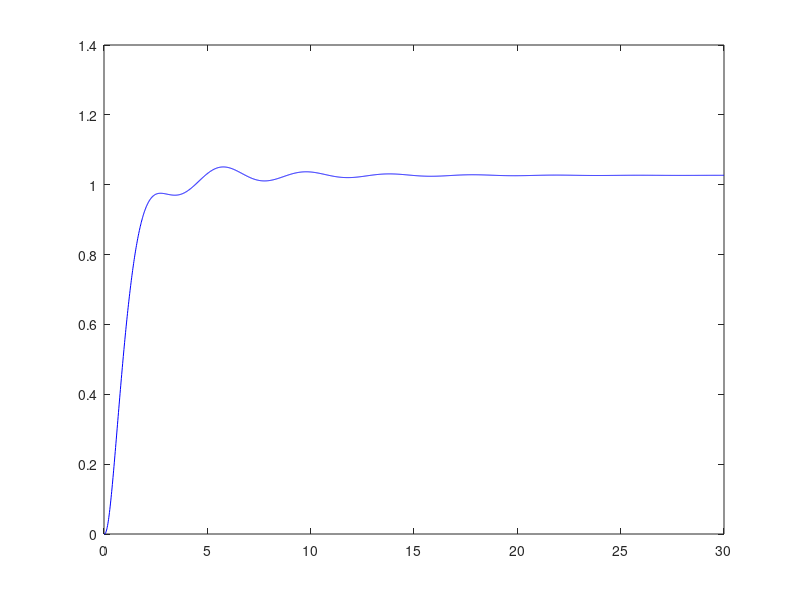

MATLAB code to generate this figure: (Note: this script raises an error after producing the figure.)
% Transfer function
Aileron_Rollang = tf([-4.748, -2.957, -11.16],[1, 4.2, 3.926, 8.6, -0.2042]);
servo = tf(20, [1, 20]);
K = -0.7; % negative value 0.84

% Dynamic compensator (Phase lead needed)
a = 16;
b = 15;
DynComp = tf([b,a*b],[a,a*b]);

% system and feedback
sys = K * servo * Aileron_Rollang;
sys_clean = (-0.05) * servo * Aileron_Rollang;
sys_open = K * servo * Aileron_Rollang;
sys_cl = feedback(sys, 1);
sys_cl_clean = feedback(sys_clean, 1);
% sys_cl_comp = feedback(sys_comp, 1);

% % Plot the root locus
% figure;
% rlocus(sys);
% % grid on;
% hold on;
% closed_loop_poles = rlocus(sys,-K);
% % Plot the closed-loop poles on the root locus
% plot(real(closed_loop_poles), imag(closed_loop_poles), 'r+', 'MarkerSize', 5, 'LineWidth', 0.5);
% title(sprintf('Root Locus for Roll Angle Autopilot with K = %.3f', K));

% figure;
% rlocus(sys_comp);
% % grid on;
% title('Root Locus with Open-Loop System (with compensator)');

% Step response
figure;
[step_y, step_t] = step(sys_cl); % Get step response data
plot(step_t, step_y, 'b-'); 
hold on;
yline(1, 'r--', 'Reference = 1'); % Dashed red line at y = 1
yline(1.1, 'k--'); 
yline(0.95, 'k--'); 
grid on;
xlabel('Time (s)');
ylabel('Amplitude');
title(sprintf('Closed-Loop Step Response with K = %.3f', K));
hold off;


figure;
[impulse_y_cl, impulse_t_cl] = impulse(sys_cl); % Get step response data
plot(impulse_t_cl, impulse_y_cl, 'b-'); 
hold on;
[impulse_y, impulse_t] = impulse(sys); % Get step response data
plot(impulse_t, impulse_y, 'k-'); 
hold on;
hold on;
yline(0, 'r-', 'Reference = 0'); % Dashed red line at y = 1
grid on;
xlabel('Time (s)');
ylabel('Amplitude');
% ylim([0 1.2]); % Set y-axis limits from 0 to 1.2
xlim([0 25]);
title(sprintf('Impulse Response with K = %.3f', K));
legend('Closed-loop','Open-loop');
hold off;

% figure;
% [impulse_y_cl, impulse_t_cl] = impulse(sys_cl); % Get step response data
% plot(impulse_t_cl, impulse_y_cl, 'b-'); 
% hold on;
% [impulse_y_comp, impulse_t_comp] = impulse(sys_cl_comp);
% plot(impulse_t_comp, impulse_y_comp, 'r-');
% legend ('base', 'with compensator');
% grid on;
% xlabel('Time (s)');
% ylabel('Amplitude');
% % ylim([0 1.2]); % Set y-axis limits from 0 to 1.2
% title(sprintf('Impulse Response with K = %.3f', K));
% hold off;

figure;
[step_y, step_t] = step(sys_cl); % Get step response data
plot(step_t, step_y, 'b-'); 
hold on;
[step_y_open, step_t_open] = step(sys_cl_clean); % Get step response data,sys_cl_clean
plot(step_t_open, step_y_open, 'k-'); 
hold on;
yline(1, 'r-', 'Reference = 1'); % Dashed red line at y = 1
hold on;
yline(1.1, 'k--'); % Dashed red line at y = 1
yline(0.95, 'k--'); % Dashed red line at y = 1
grid on;
xlabel('Time (s)');
ylabel('Amplitude');
xlim([0 20]); % Set y-axis limits from 0 to 1.2
title(sprintf('Step Response for Roll Angle Autopilot with K = %.3f', K));
legend('with Compensator', 'without Compensator');
hold off;

% === Steady-State Error Calculation ===
steady_state_value = step_y(end); % Last value of the response
steady_state_error = abs(1 - steady_state_value) * 100; % Percentage error
fprintf('Steady-State Error: %.2f%% (Final Value: %.4f)\n', steady_state_error, steady_state_value);



[wn_closed, zeta_closed, poles_closed] = damp(sys_cl);


disp('===== CLOSED-LOOP SYSTEM (with compensator) =====');
disp('Closed-Loop Damping Ratio:');
disp(zeta_closed);
disp('Natural Frequency');
disp(wn_closed);
disp('Poles of the Closed-Loop System:');
disp(poles_closed);

figure;
bode(sys_cl);
margin(sys_cl);
grid on;

% figure;
% bode(sys_cl_clean);
% margin(sys_cl_clean);
% grid on;

% Find the dominant unstable pole (largest real part)
sigma = max(real(poles_closed));  

% Compute the time to double
if sigma > 0
    Td = log(2) / sigma;
    fprintf('Time to double for spiral: %.4f seconds\n', Td);
else
    fprintf('System is stable, no doubling time.\n');
end


pole_5 = poles_closed(5);
tau_5 = -1 / real(pole_5);
fprintf('Time Constant for roll subsidence: %.4f seconds\n', tau_5);

% Plot the root locus
figure;
rlocus(sys);
% grid on;
hold on;
closed_loop_poles = poles_closed;
% Plot the closed-loop poles on the root locus
plot(real(closed_loop_poles), imag(closed_loop_poles), 'r+', 'MarkerSize', 5, 'LineWidth', 0.5);
title(sprintf('Root Locus for Roll Angle Autopilot with K = %.3f', K));